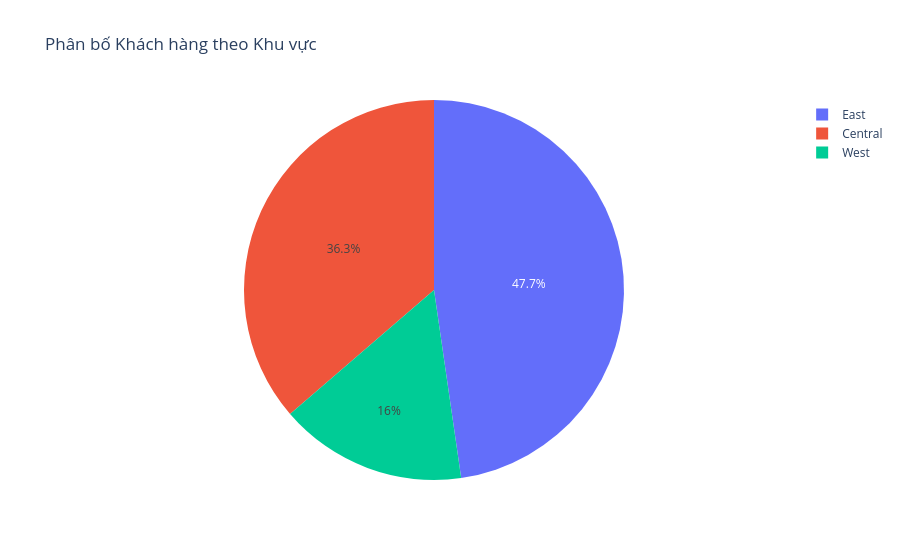
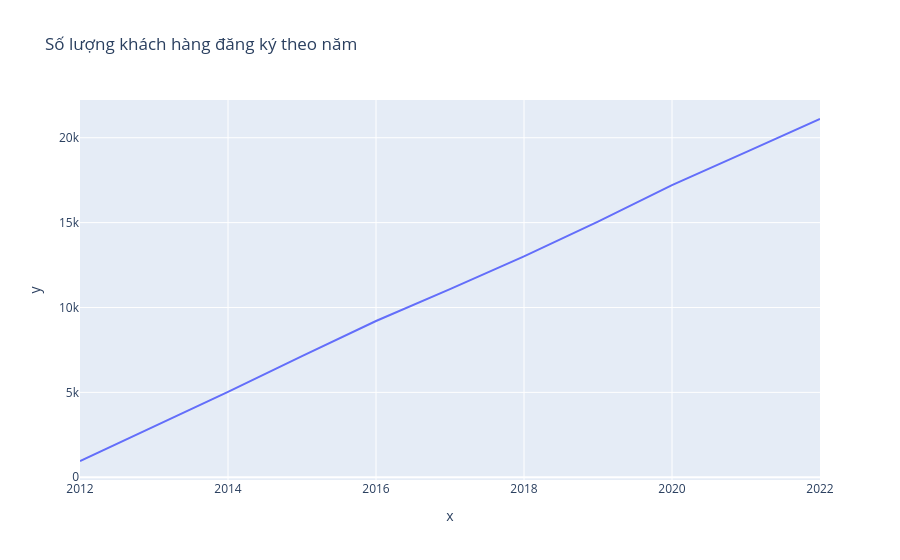

Here is the notebook cell these charts were saved with, in order:
### Code cell
# Phân bố khách hàng theo Region (từ geography)
customer_geo = pd.merge(customers, geography, on='zip', how='left')
region_sales = customer_geo.groupby('region').size().reset_index(name='customer_count')

px.pie(region_sales, names='region', values='customer_count', 
       title='Phân bố Khách hàng theo Khu vực').show()

# Retention / Signup theo thời gian
customers['signup_year'] = pd.to_datetime(customers['signup_date']).dt.year
signup_trend = customers.groupby('signup_year').size()
px.line(x=signup_trend.index, y=signup_trend.values, title='Số lượng khách hàng đăng ký theo năm').show()

### Figure 1 — Plotly figure (JSON) as saved in the notebook; plotly's stock layout.template omitted (floating-point values rounded to 4 significant figures)
{"data": [{"domain": {"x": [0, 1], "y": [0, 1]}, "hovertemplate": "region=%{label}<br>customer_count=%{value}<extra></extra>", "labels": ["Central", "East", "West"], "legendgroup": "", "name": "", "showlegend": true, "type": "pie", "values": [44286, 58178, 19466]}], "layout": {"legend": {"tracegroupgap": 0}, "title": {"text": "Phân bố Khách hàng theo Khu vực"}}}

### Figure 2 — Plotly figure (JSON) as saved in the notebook; plotly's stock layout.template omitted (floating-point values rounded to 4 significant figures)
{"data": [{"hovertemplate": "x=%{x}<br>y=%{y}<extra></extra>", "legendgroup": "", "line": {"color": "#636efa", "dash": "solid"}, "marker": {"symbol": "circle"}, "mode": "lines", "name": "", "orientation": "v", "showlegend": false, "type": "scatter", "x": [2012, 2013, 2014, 2015, 2016, 2017, 2018, 2019, 2020, 2021, 2022], "xaxis": "x", "y": [957, 2989, 5034, 7133, 9202, 11078, 13011, 15058, 17211, 19154, 21103], "yaxis": "y"}], "layout": {"legend": {"tracegroupgap": 0}, "title": {"text": "Số lượng khách hàng đăng ký theo năm"}, "xaxis": {"anchor": "y", "domain": [0, 1], "title": {"text": "x"}}, "yaxis": {"anchor": "x", "domain": [0, 1], "title": {"text": "y"}}}}
